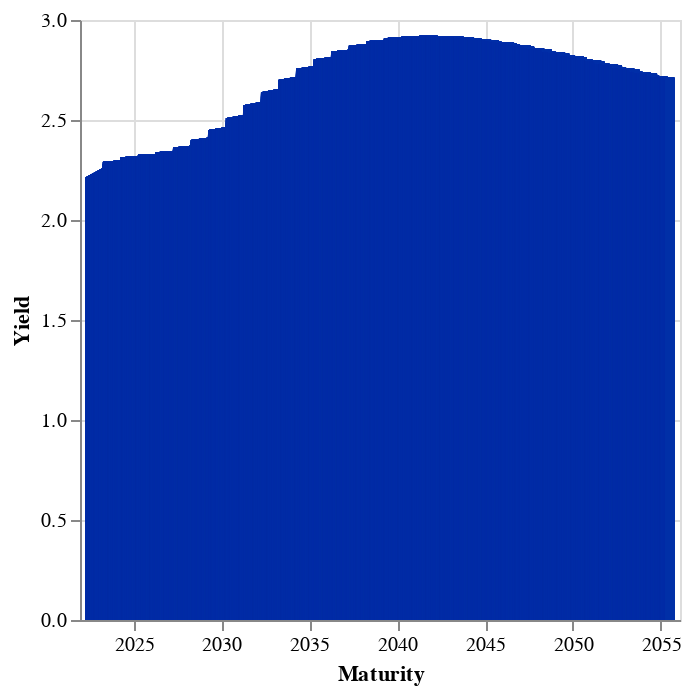

Here is the Vega-Lite specification saved for this chart:
### Vega-Lite specification from a JSON file in a GitHub repository (floating-point values rounded to 4 significant figures; data arrays with more than 128 entries replaced by an {"elided": "..."} marker saying what was removed)
{"$schema": "https://vega.github.io/schema/vega-lite/v5.json", "description": "A simple bar chart with embedded data.", "data": {"values": {"elided": "12057 records"}}, "mark": {"type": "bar", "color": "#002FA7"}, "encoding": {"x": {"field": "Maturity", "type": "temporal", "axis": {"labelAngle": 0}}, "y": {"field": "Yield", "type": "quantitative"}}, "config": {}}
